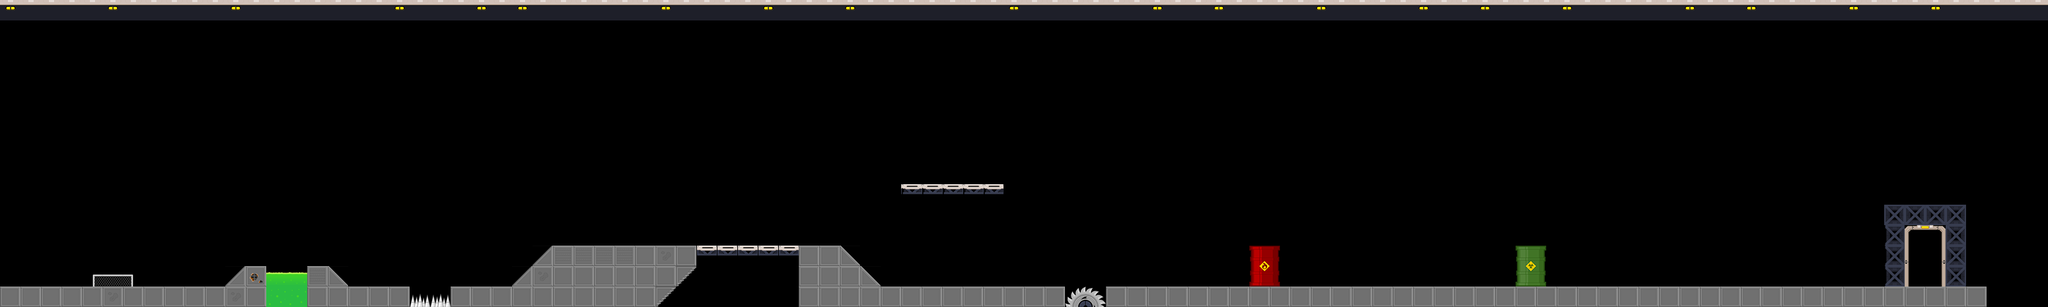

Below is a game level as drawn by its tile map, then a one-line description and the .tmx that defines it (tile-layer data replaced by summaries):
An orthogonal 100x15 tile map with 32x32 px tiles, 1 tile layer (fg), 3 tilesets and 6 objects.

<map version="1.0" orientation="orthogonal" renderorder="right-down" width="100" height="15" tilewidth="32" tileheight="32" nextobjectid="13">
 <tileset firstgid="1" name="set1" tilewidth="32" tileheight="32" tilecount="12">
  <image source="StationTileset.png" trans="ffffff" width="128" height="96" />
 </tileset>
 <tileset firstgid="13" name="set2" tilewidth="32" tileheight="32" tilecount="30">
  <image source="tileset2.png" width="192" height="160" />
 </tileset>
 <tileset firstgid="43" name="set3" tilewidth="32" tileheight="32" tilecount="45">
  <image source="obj.png" width="300" height="160" />
 </tileset>
 <imagelayer name="bg1" y="-288">
  <image source="bg.png" />
 </imagelayer>
 <imagelayer name="bg2" x="1024" y="-288">
  <image source="bg.png" />
 </imagelayer>
 <imagelayer name="bg3" x="2048" y="-288">
  <image source="bg.png" />
 </imagelayer>
 <layer name="fg" width="100" height="15">
  <data>[1500 cells, 258 non-empty, 35 distinct tile ids]</data>
 </layer>
 <objectgroup name="platform">
  <object id="4" x="0" y="448">
   <polyline points="0,0 352,0 384,-32 416,-32 416,0 480,0 480,-32 512,-32 544,0 640,0 640,32 0,32 0,0" />
  </object>
  <object id="5" x="704" y="480">
   <polyline points="0,0 0,-32 96,-32 160,-96 608,-96 672,-32 960,-32 960,0 0,0" />
  </object>
  <object id="7" x="1408" y="288">
   <polyline points="0,0 160,0 161,13 3,16 -1,1" />
  </object>
  <object id="8" x="1728" y="448">
   <polyline points="0,0 0,32 1376,32 1376,0 0,0" />
  </object>
  <object id="9" x="1952.02" y="386">
   <polyline points="0,0 0,62 46.92,61 49.98,-1 -1.02,-1" />
  </object>
  <object id="10" x="2364" y="389">
   <polyline points="0,0 3,53 53,57 50,-3 2,-1" />
  </object>
 </objectgroup>
</map>